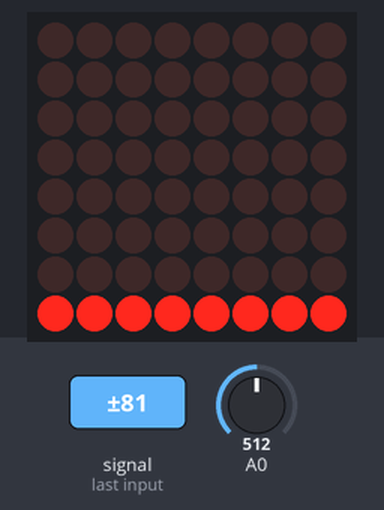
A sketch run on a simulated Arduino Uno, built with avr-gcc and run on an emulated ATmega328P. Parts: 8×8 LED matrix. Inputs (shaded band) come from the test bench; at power-on: A0 = 512. What the sketch prints to the serial monitor is not drawn.

1.3 s: A0 fed a 200 Hz sine of ±81 counts around its level
Above: at 2.1 s.
Timing chart, 0 to 4.3 s (numbered marks = the images above; inputs shaded):
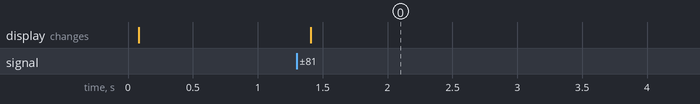

The sketch:

music-input-FFT.ino
```cpp
#include <SPI.h>

#include <LedControl.h>
#include "arduinoFFT.h"


#define SAMPLES 64             //Must be a power of 2
#define SAMPLING_FREQUENCY 9900 //Hz, must be less than 10000 due to ADC
const int n_bins = 8;
const int bin_width = SAMPLES / 2 / n_bins;
double bin_sum = 0;
const int DATA_IN = 8;
const int CLOCK = 9;
const int CS = 10;

LedControl lc = LedControl(DATA_IN, CLOCK, CS, 1);

arduinoFFT FFT = arduinoFFT();

unsigned int sampling_period_us;
unsigned long microseconds;

double vReal[SAMPLES];
double vImag[SAMPLES];

double binnedSignal[n_bins];

void setup() {
    Serial.begin(115200);

    ADCSRA = 0b11100101;
    ADMUX = 0b00000000;

    sampling_period_us = round(1000000*(1.0/SAMPLING_FREQUENCY));

    lc.shutdown(0, false);
    lc.setIntensity(0,8);
}

void loop() {

    /*SAMPLING*/
//    for(int i=0; i<SAMPLES; i++)
//    {
//        microseconds = micros();    //Overflows after around 70 minutes!
//
//        vReal[i] = analogRead(0);
//        vImag[i] = 0;
//
//        while(micros() < (microseconds + sampling_period_us)){
//        }
//    }

   // ++ Sampling
   for(int i=0; i<SAMPLES; i++)
    {
      while(!(ADCSRA & 0x10));        // wait for ADC to complete current conversion ie ADIF bit set
      ADCSRA = 0b11110101 ;               // clear ADIF bit so that ADC can do next operation (0xf5)
      int value = ADC - 512 ;                 // Read from ADC and subtract DC offset caused value
      vReal[i]= value;                      // Copy to bins after compressing
      vImag[i] = 0;
    }
    // -- Sampling

    /*FFT*/
    FFT.Windowing(vReal, SAMPLES, FFT_WIN_TYP_HAMMING, FFT_FORWARD);
    FFT.Compute(vReal, vImag, SAMPLES, FFT_FORWARD);
    FFT.ComplexToMagnitude(vReal, vImag, SAMPLES);
    double peak = FFT.MajorPeak(vReal, SAMPLES, SAMPLING_FREQUENCY);

    /*PRINT RESULTS*/
    //Serial.println(peak);     //Print out what frequency is the most dominant.

//    for(int i=0; i<(SAMPLES/2); i++)
//    {
//        /*View all these three lines in serial terminal to see which frequencies has which amplitudes*/
//
////        Serial.print((i * 1.0 * SAMPLING_FREQUENCY) / SAMPLES, 1);
////        Serial.print(" ");
////        Serial.println(vReal[i], 1);    //View only this line in serial plotter to visualize the bins
//    }

    // take first 64 values of vReal
    // start with the first (64/8) = 8 values
    // average them
    // write that value to the corresponding binnedSignal[]

    for(int i = 0; i < n_bins; i++) {
      bin_sum = 0;

      for(int j = 0; j < bin_width; j++) {
        if(i == 0 && j < 2) {
          continue;
        }
        bin_sum += vReal[i*bin_width + j];
      }

      binnedSignal[i] = bin_sum / bin_width;

      Serial.println(binnedSignal[i]);
//      Serial.println(ceil(binnedSignal[i] / 100));
    }

//    Serial.print("Major Peak = ");
//    Serial.println(peak);
//    Serial.println("-------------");

    for(int i = 0; i < 8; i++) {
      lightColumn(i, ceil(binnedSignal[i] / 100));
    }

//    lc.setLed(0,3,5,true);

//    delay(500);  //Repeat the process every second OR:
//    while(1);       //Run code once
}

void lightColumn(int col, int height) {
  // turn off pixels above height
  for(int i = 0; i < 8 - height; i++) {
    lc.setLed(0, i, col, false);
  }

  // turn on pixels up to height
  for(int j = 8 - height; j < 8; j++) {
    lc.setLed(0, j, col, true);
  }
}
```

Measured:
- after the input at 1.3 s, the display: changes after 0.11 s (image 0)
